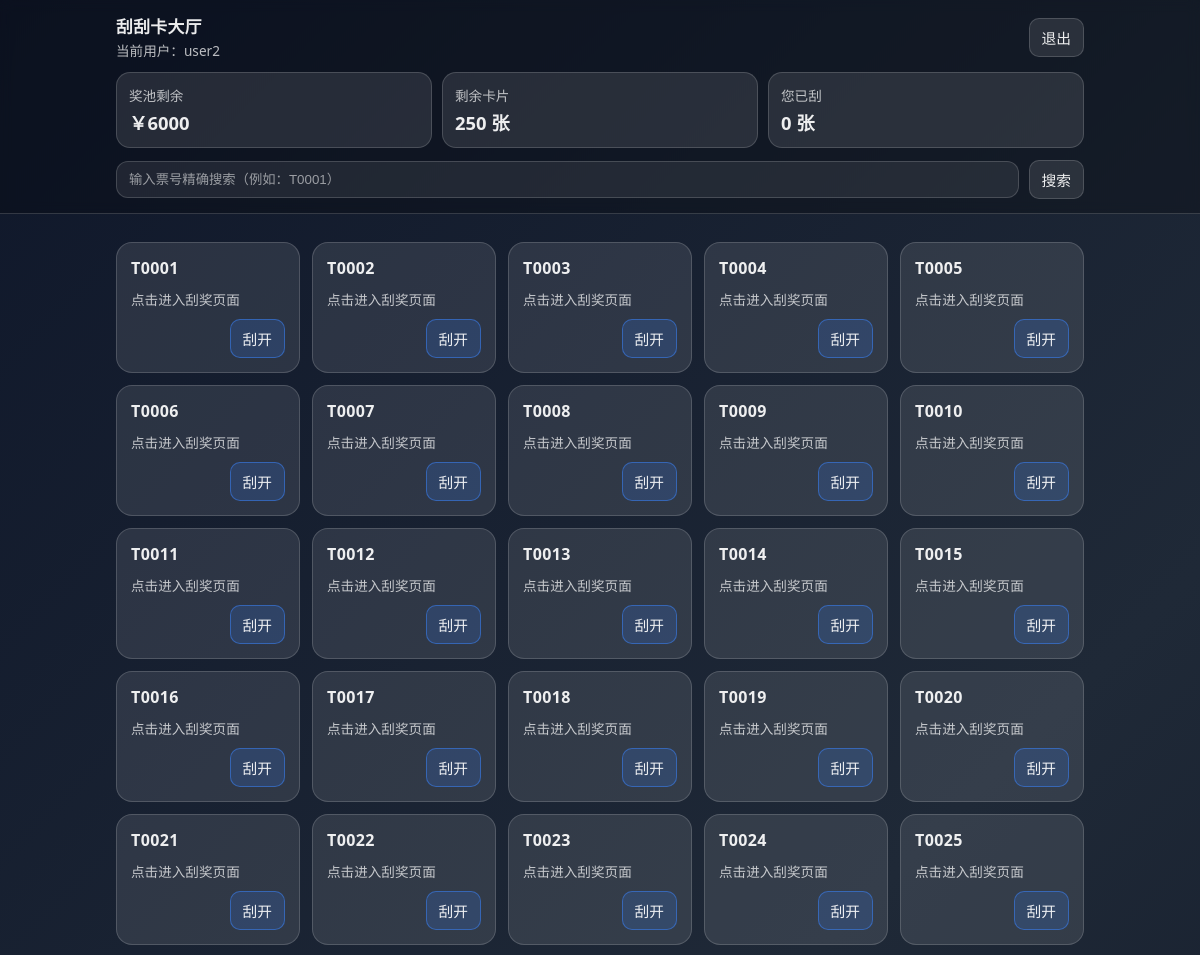
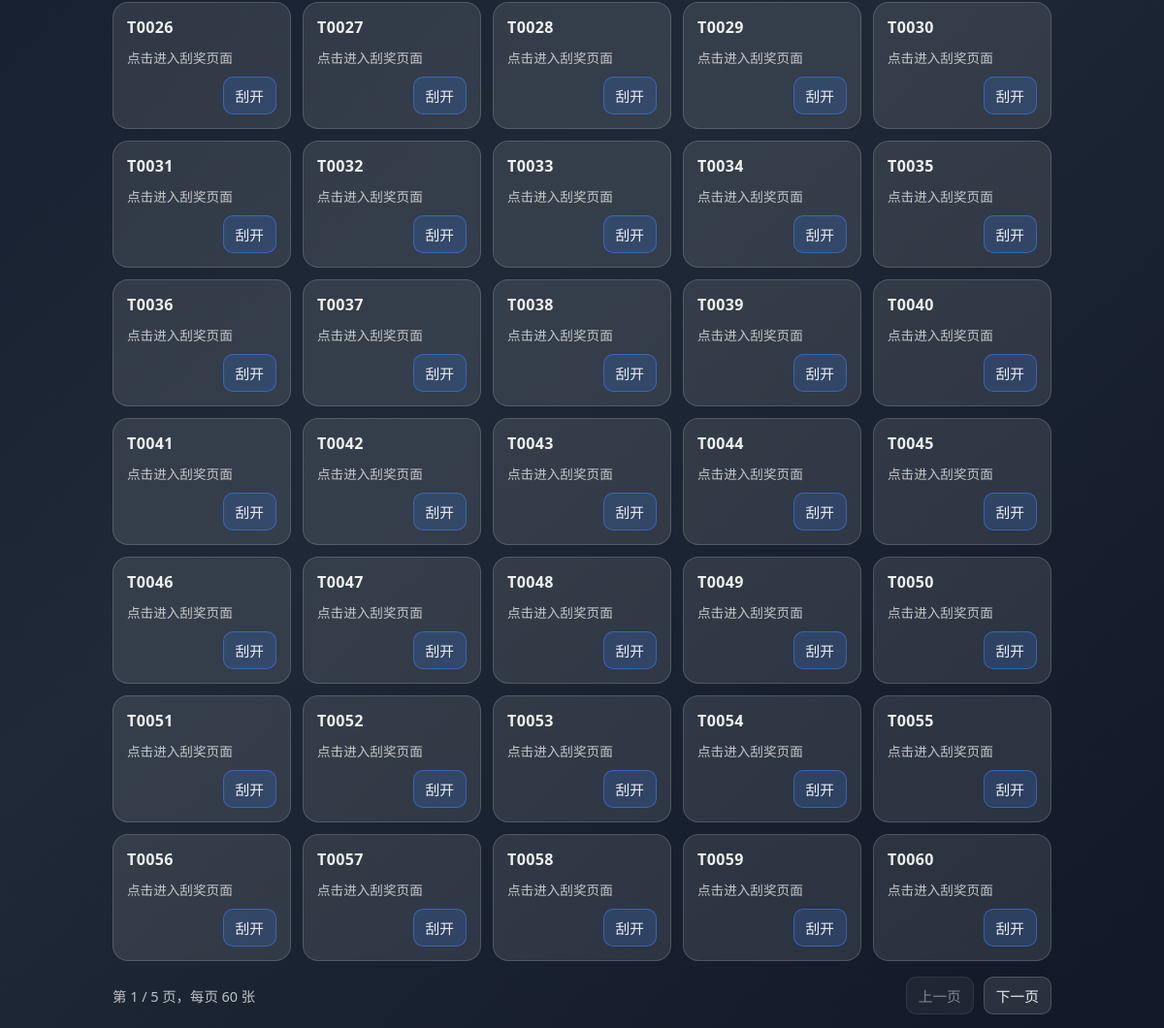
Before: /dashboard (signed in) with the older database file (2 pictures, top to bottom).
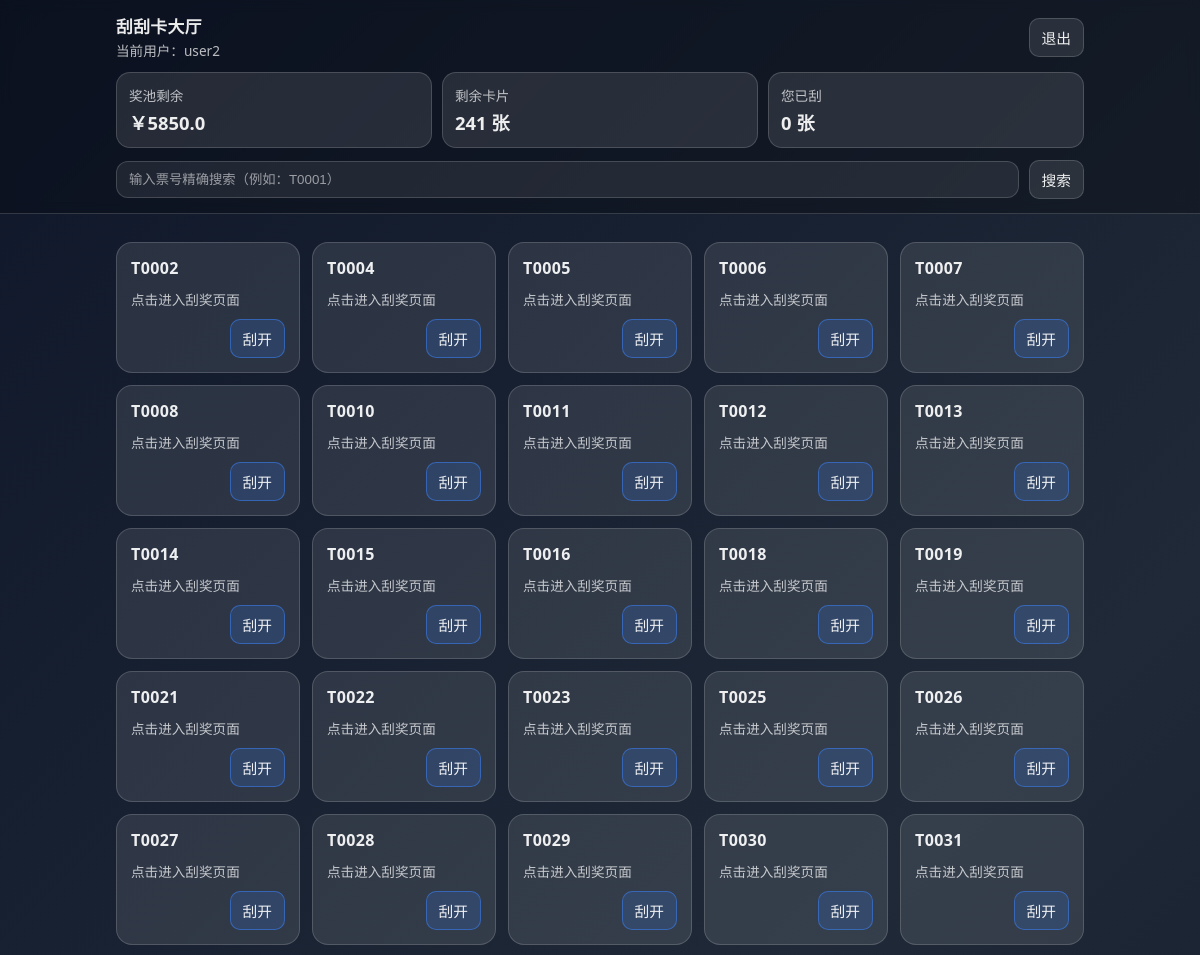
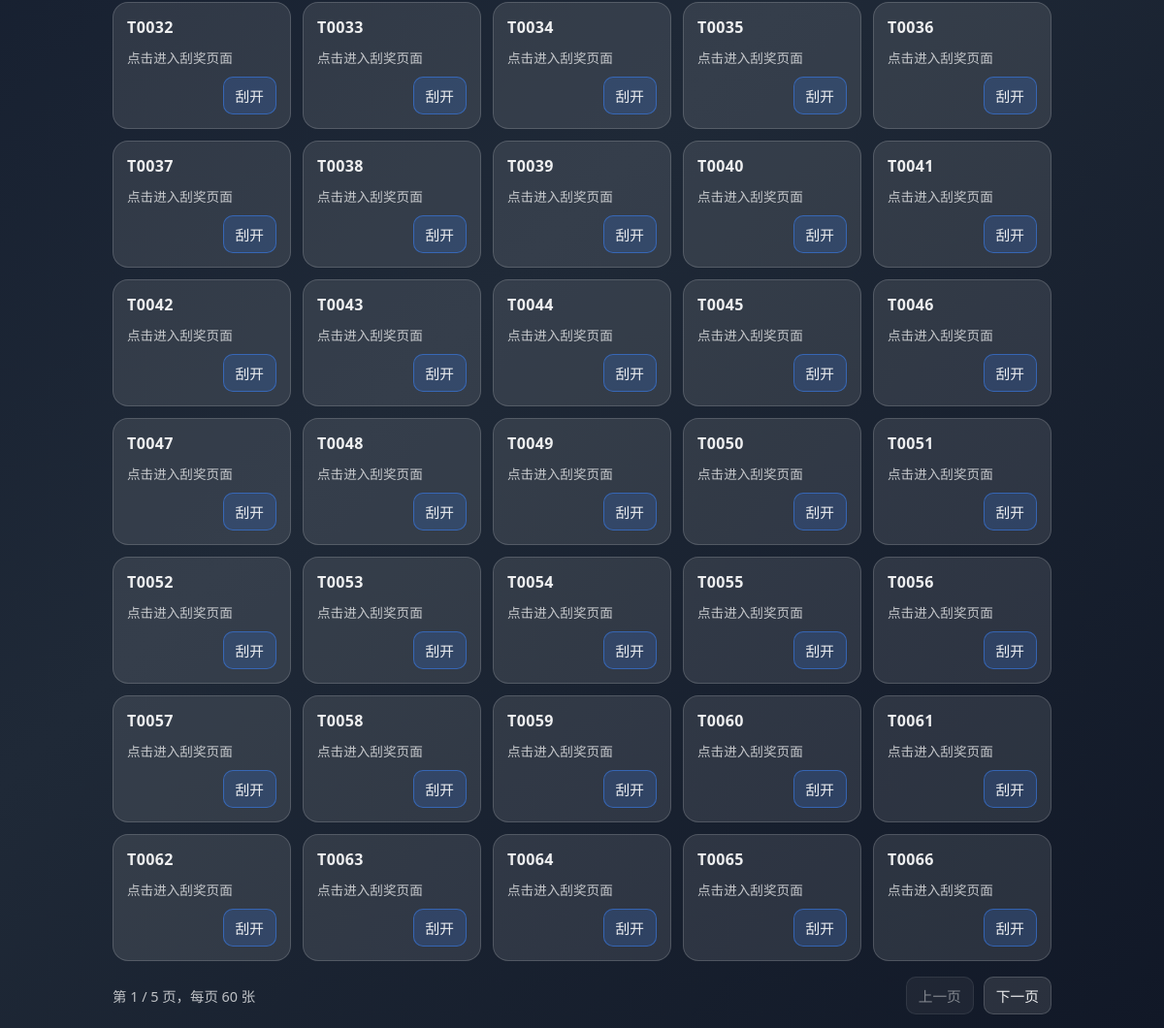
After: the same page with the newer database file (2 pictures, top to bottom).
### tables this page shows
CREATE TABLE tickets (
                id INTEGER PRIMARY KEY,
                ticket_number TEXT,
                amount REAL,
                is_selected INTEGER DEFAULT 0
            , owner_username TEXT);

### app.py (the view)
@app.route('/dashboard')
def dashboard():
    if 'username' not in session:
        return redirect(url_for('login'))
    q = (request.args.get('q') or '').strip().upper()
    page = max(int(request.args.get('page', 1)), 1)
    per_page = min(max(int(request.args.get('per_page', 60)), 12), 200)
    try:
        conn = sqlite3.connect(DB_FILE)
        cursor = conn.cursor()
        cursor.execute('SELECT COUNT(*) FROM tickets WHERE is_selected = 0')
        pool_remaining = cursor.fetchone()[0] or 0
        tickets = []
        search_error = None
        if q:
            cursor.execute('SELECT id, ticket_number FROM tickets WHERE is_selected = 0 AND UPPER(ticket_number) = ? LIMIT 1', (q,))
            row = cursor.fetchone()
            if row:
                tickets = [row]
            else:
                search_error = f'未找到可用票号：{q}'
        else:
            offset = (page - 1) * per_page
            cursor.execute('SELECT id, ticket_number FROM tickets WHERE is_selected = 0 ORDER BY id LIMIT ? OFFSET ?', (per_page, offset))
            tickets = cursor.fetchall()
        cursor.execute('SELECT COALESCE(SUM(amount), 0) FROM tickets WHERE is_selected = 1 AND amount > 0')
        won_amount = cursor.fetchone()[0] or 0
        try:
            with open(SETTINGS_FILE, 'r', encoding='utf-8') as f:
                settings = json.load(f)
        except FileNotFoundError:
            settings = {'total_amount': 0}
        remaining_prize_pool = int(settings.get('total_amount', 0)) - won_amount
        cursor.execute('SELECT COUNT(*) FROM tickets WHERE owner_username = ? AND is_selected = 1', (session['username'],))
        user_scratched = cursor.fetchone()[0]
        conn.close()
    except sqlite3.Error as e:
        print(f"查询票据错误: {e}")
        tickets = []
        remaining_prize_pool = 0
        user_scratched = 0
        pool_remaining = 0
        search_error = None
    tickets_on_page = tickets
    total_pages = max((pool_remaining + per_page - 1) // per_page, 1)
    return render_template('dashboard.html',
                         tickets=tickets_on_page,
                         remaining_prize_pool=remaining_prize_pool,
                         user_scratched=user_scratched,
                         pool_remaining=pool_remaining,
                         page=page,
                         per_page=per_page,
                         total_pages=total_pages,
                         q=q,
                         search_error=search_error)

### templates/dashboard.html (shortened to what this page needs)
<!DOCTYPE html>
<html lang="zh-CN">
<head>
</head>
<body>
    <header>
        <div class="wrap">
            <div class="topbar">
                <div class="brand">
                    <h1>刮刮卡大厅</h1>
                    <div class="sub">当前用户：{{ session.get('username') }}</div>
                </div>
                <div class="actions">
                    <a class="btn" href="{{ url_for('logout') }}">退出</a>
                </div>
            </div>
            <div class="stats">
                <div class="stat">
                    <div class="k">奖池剩余</div>
                    <div class="v">￥{{ remaining_prize_pool }}</div>
                </div>
                <div class="stat">
                    <div class="k">剩余卡片</div>
                    <div class="v">{{ pool_remaining }} 张</div>
                </div>
                <div class="stat">
                    <div class="k">您已刮</div>
                    <div class="v">{{ user_scratched }} 张</div>
                </div>
            </div>
            <form class="search" method="GET" action="{{ url_for('dashboard') }}">
                <input name="q" value="{{ q }}" placeholder="输入票号精确搜索（例如：T0001）">
                <button class="btn" type="submit">搜索</button>
            </form>
        </div>
    </header>
    <main>
        <div class="wrap">
            {% if tickets|length == 0 %}
                <div class="note">暂无可用卡片</div>
            {% else %}
                <div class="grid">
                    {% for t in tickets %}
                    <div class="ticket">
                        <div class="num">{{ t[1] }}</div>
                        <div class="hint">点击进入刮奖页面</div>
                        <div class="go">
                            <a class="btn btn-primary" href="{{ url_for('scratch_card', ticket_id=t[0]) }}">刮开</a>
                        </div>
                    </div>
                    {% endfor %}
                </div>
            {% endif %}
            {% if not q %}
            <div class="pager">
                <div class="meta">第 {{ page }} / {{ total_pages }} 页，每页 {{ per_page }} 张</div>
                <div class="actions">
                    {% if page > 1 %}
                    <a class="btn" href="{{ url_for('dashboard', page=page-1, per_page=per_page) }}">上一页</a>
                    {% else %}
                    <span class="btn" style="opacity:0.5; pointer-events:none;">上一页</span>
                    {% endif %}
                    {% if page < total_pages %}
                    <a class="btn" href="{{ url_for('dashboard', page=page+1, per_page=per_page) }}">下一页</a>
                    {% else %}
                    <span class="btn" style="opacity:0.5; pointer-events:none;">下一页</span>
                    {% endif %}
                </div>
            </div>
            {% endif %}
        </div>
    </main>
</body>
</html>

Changed rows visible on the page:
no longer on this page (row edited): tickets: ticket_number "T0001"
no longer on this page (row edited): tickets: ticket_number "T0003"
no longer on this page (row edited): tickets: ticket_number "T0009"
no longer on this page (row edited): tickets: ticket_number "T0017"
no longer on this page (row edited): tickets: ticket_number "T0020"
no longer on this page (row edited): tickets: ticket_number "T0024"
now on this page (row unchanged): tickets: ticket_number "T0061"
now on this page (row unchanged): tickets: ticket_number "T0062"
now on this page (row unchanged): tickets: ticket_number "T0063"
now on this page (row unchanged): tickets: ticket_number "T0064"
now on this page (row unchanged): tickets: ticket_number "T0065"
now on this page (row unchanged): tickets: ticket_number "T0066"
Other visible differences:
{{ remaining_prize_pool }}: "6000" → "5850.0"
{{ pool_remaining }}: "250" → "241"
